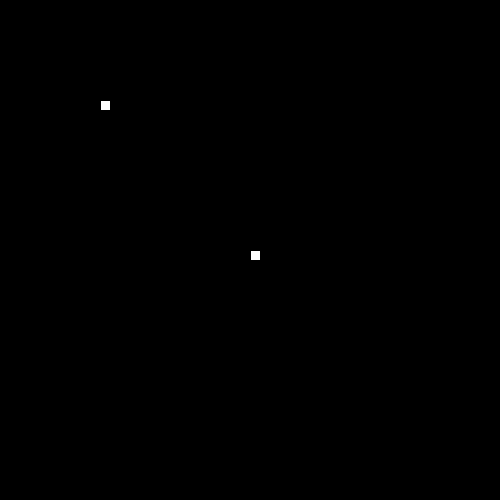
Frame 1 (no input)
Frame 60 (the mouse pressed at the canvas centre just before this capture): identical to frame 1, image omitted
Frame 120 (the mouse held since frame 60 and released just before this capture): identical to frame 1, image omitted

The Processing sketch that drew this single still picture (run headless with seeded random() and noise(); from frame 60 on, the mouse is pressed at the canvas centre):

// Processing sketch: snake
// ── snake.pde
// 1. Follow the recipe instructions inside the Segment class.

// The Segment class will be used to represent each part of the moving snake.

class Segment {

  //2. Create x and y member variables to hold the location of each segment.
  int x;
  int y;

  // 3. Add a constructor with parameters to initialize each variable.
  public Segment(int x, int y) {
    this.x = x;
    this.y = y;
  }
  
  public int getX(){
    return this.x;
  }
  
  public int getY(){
    return this.y;
  }
  
  public void setX( int x ){
    this.x = x;
  }
  
  public void setY( int y ){
    this.y = y;
  }

  // 4. Add getter and setter methods for both the x and y member variables.
}


// 5. Create (but do not initialize) a Segment variable to hold the head of the Snake
Segment headSeg;

// 6. Create and initialize a String to hold the direction of your snake e.g. "up"
String direction = "";

// 7. Create and initialize a variable to hold how many pieces of food the snake has eaten.
// give it a value of 1 to start.
int numFoodEaten;

// 8. Create and initialize foodX and foodY variables to hold the location of the food.
int foodX = 100;
int foodY = 100;

// (Hint: use the random method to set both the x and y to random locations within the screen size (500 by 500).)

//int foodX = ((int)random(50)*10);



void setup() {

  // 9. Set the size of your sketch (500 by 500).
  size(500, 500);

  // 10. initialize your head to a new segment.
  headSeg = new Segment(250, 250);

  // 11. Use the frameRate(int rate) method to set the rate to 20.
  frameRate(20);
}


void draw() {

  background(0);


  //12. Call the manageTail, drawFood, drawSnake, move, and collision methods.
  manageTail();
  drawFood();
  drawSnake();
  move();
}


// 13. Complete the drawFood method below. (Hint: each piece of food should be a 10 by 10 rectangle).

void drawFood() {
  rect(foodX, foodY, 10, 10);
}


//14. Draw the snake head (use a 10 by 10 rectangle)

void drawSnake() {
  rect( headSeg.getX(), headSeg.getY(), 10, 10 );
  //test your code
}


// 15. Complete the move method below.

void move() {

  // 16. Using a switch statement, make your snake head move by 10 pixels in the correct direction.
  //This is an incomplete switch statement:
  
  switch(direction) {
  case "up":
    // move head up here 
    headSeg.setY( headSeg.getY() - 10 );
    break;
  case "down":
    // move head down here 
    headSeg.setY( headSeg.getY() + 10 );
    break;
  case "left":
   // figure it out 
   headSeg.setX( headSeg.getX() - 10 );
    break;
  case "right":
    // mystery code goes here 
    headSeg.setX( headSeg.getX() + 10 );
    break;
  }
  


  // 17. Call the checkBoundaries method to make sure the snake head doesn't go off the screen.
  checkBoundaries();
}


// 18. Complete the keyPressed method below. Use if statements to set your direction variable depending on what key is pressed.

void keyPressed() {
  if( keyCode == 37 ){
    direction = "left";
  } else if( keyCode == 38 ){
    direction = "up";
  } else if( keyCode == 39 ){
    direction = "right";
  } else if( keyCode == 40 ){
    direction = "down";
  }
}



// 19. check if your head is out of bounds (teleport your snake head to the other side).

void checkBoundaries() {
}



//20. Make sure that the key for your current direction’s opposite doesn’t work(i.e. If you’re going up, down key shouldn’t work)



// 21. Complete the missing parts of the collision method below.

void collision() {

  // If the segment is colliding with a piece of food...
     // Increase the amount of food eaten and set foodX and foodY to new random locations.
}



/**
 
 ** Part 2: making the tail (the rest of the snake)
 
 **/

//  1. Create and initialize an ArrayList of Segments. (This will be your snake tail!)
ArrayList<Segment> tailSegs = new ArrayList<Segment>();

// 2. Complete the missing parts of the manageTail method below and call it in the draw method.

void manageTail() {

  //Call the drawTail and checkTailCollision methods.
  drawTail();
//  checkTailCollision();

  // Add a new Segment to your ArrayList that has the same X and Y as the head of your snake.
  tailSegs.add(new Segment(250, 250));

  // To keep your tail the right length:
  // while the tail size is greater than the number of food pieces eaten, remove the first Segment in your tail.

}

void drawTail() {
    // Draw a 10 by 10 rectangle for each Segment in your snake ArrayList.
    for( Segment eachTailSeg : tailSegs ){
      rect(eachTailSeg.getX(), eachTailSeg.getY(), 10, 10);
    }
}


// 3. Complete the missing parts of the bodyCollision method below.

void checkTailCollision() {

  // If your head has the same location as one of your segments...

  // reset your food variable

  //Call this method at the beginning of your manageTail method.
}
